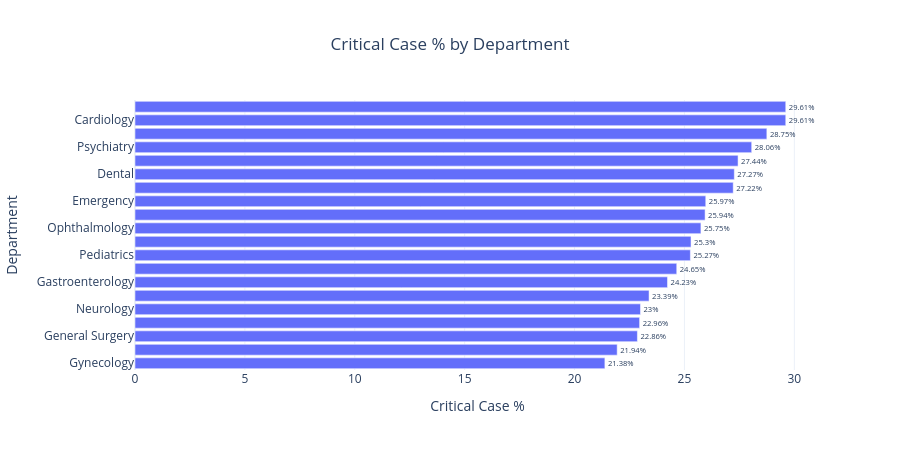

Here is the notebook cell this chart was saved with:
### Code cell
fig5 = px.bar(
    critical_pct_by_dept.sort_values(ascending=True),
    orientation="h",
    title="Critical Case % by Department",
)
fig5.update_traces(texttemplate="%{x}%", textposition="outside")
fig5.update_layout(
    title_x=0.5,
    xaxis_title="Critical Case %",
    yaxis_title="Department",
    template="plotly_white",
    height=450,
    showlegend=False
)
fig5.show()

### Figure 1 — Plotly figure (JSON) as saved in the notebook; plotly's stock layout.template omitted (floating-point values rounded to 4 significant figures)
{"data": [{"hovertemplate": "variable=Admission_ID<br>value=%{x}<br>department_name=%{y}<extra></extra>", "legendgroup": "Admission_ID", "marker": {"color": "#636efa", "pattern": {"shape": ""}}, "name": "Admission_ID", "orientation": "h", "showlegend": true, "textposition": "outside", "texttemplate": "%{x}%", "type": "bar", "x": [21.38, 21.94, 22.86, 22.96, 23.0, 23.39, 24.23, 24.65, 25.27, 25.3, 25.75, 25.94, 25.97, 27.22, 27.27, 27.44, 28.06, 28.75, 29.61, 29.61], "xaxis": "x", "y": ["Gynecology", "Endocrinology", "General Surgery", "Oncology", "Neurology", "Nephrology", "Gastroenterology", "ENT", "Pediatrics", "ICU", "Ophthalmology", "Radiology", "Emergency", "Urology", "Dental", "Pulmonology", "Psychiatry", "Orthopedics", "Cardiology", "Dermatology"], "yaxis": "y"}], "layout": {"barmode": "relative", "height": 450, "legend": {"title": {"text": "variable"}, "tracegroupgap": 0}, "showlegend": false, "title": {"text": "Critical Case % by Department", "x": 0.5}, "xaxis": {"anchor": "y", "domain": [0, 1], "title": {"text": "Critical Case %"}}, "yaxis": {"anchor": "x", "domain": [0, 1], "title": {"text": "Department"}}}}
